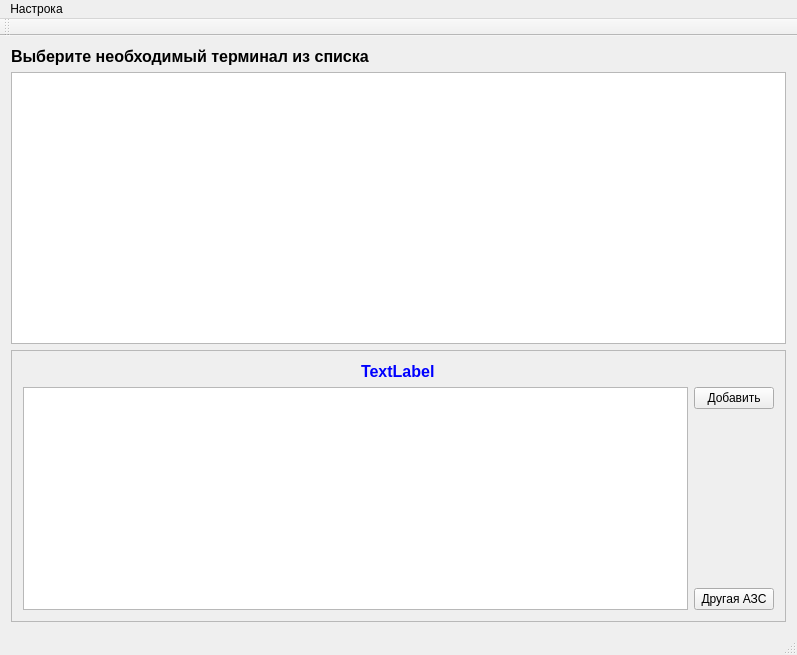
<?xml version="1.0" encoding="UTF-8"?>
<ui version="4.0">
 <class>MainWindow</class>
 <widget class="QMainWindow" name="MainWindow">
  <property name="geometry">
   <rect>
    <x>0</x>
    <y>0</y>
    <width>797</width>
    <height>655</height>
   </rect>
  </property>
  <property name="windowTitle">
   <string>MainWindow</string>
  </property>
  <widget class="QWidget" name="centralWidget">
   <layout class="QGridLayout" name="gridLayout_2">
    <item row="0" column="0">
     <widget class="QLabel" name="label">
      <property name="font">
       <font>
        <pointsize>12</pointsize>
        <weight>75</weight>
        <bold>true</bold>
       </font>
      </property>
      <property name="text">
       <string>Выберите необходимый терминал из списка</string>
      </property>
     </widget>
    </item>
    <item row="1" column="0">
     <widget class="QTableView" name="tableView">
      <property name="editTriggers">
       <set>QAbstractItemView::NoEditTriggers</set>
      </property>
      <property name="alternatingRowColors">
       <bool>true</bool>
      </property>
      <property name="selectionMode">
       <enum>QAbstractItemView::SingleSelection</enum>
      </property>
      <property name="selectionBehavior">
       <enum>QAbstractItemView::SelectRows</enum>
      </property>
      <property name="sortingEnabled">
       <bool>true</bool>
      </property>
     </widget>
    </item>
    <item row="2" column="0">
     <widget class="QFrame" name="frameOperators">
      <property name="frameShape">
       <enum>QFrame::StyledPanel</enum>
      </property>
      <property name="frameShadow">
       <enum>QFrame::Raised</enum>
      </property>
      <layout class="QGridLayout" name="gridLayout">
       <item row="1" column="1">
        <layout class="QVBoxLayout" name="verticalLayout">
         <item>
          <widget class="QPushButton" name="pushButton">
           <property name="text">
            <string>Добавить</string>
           </property>
          </widget>
         </item>
         <item>
          <spacer name="verticalSpacer">
           <property name="orientation">
            <enum>Qt::Vertical</enum>
           </property>
           <property name="sizeHint" stdset="0">
            <size>
             <width>20</width>
             <height>40</height>
            </size>
           </property>
          </spacer>
         </item>
         <item>
          <widget class="QPushButton" name="pushButton_2">
           <property name="text">
            <string>Другая АЗС</string>
           </property>
          </widget>
         </item>
        </layout>
       </item>
       <item row="0" column="0" colspan="2" alignment="Qt::AlignHCenter">
        <widget class="QLabel" name="labelAzsTitle">
         <property name="font">
          <font>
           <pointsize>12</pointsize>
           <weight>75</weight>
           <bold>true</bold>
          </font>
         </property>
         <property name="styleSheet">
          <string notr="true">color: rgb(0, 0, 255);</string>
         </property>
         <property name="text">
          <string>TextLabel</string>
         </property>
         <property name="wordWrap">
          <bool>true</bool>
         </property>
        </widget>
       </item>
       <item row="1" column="0">
        <widget class="QTableWidget" name="tableWidget"/>
       </item>
      </layout>
     </widget>
    </item>
   </layout>
  </widget>
  <widget class="QMenuBar" name="menuBar">
   <property name="geometry">
    <rect>
     <x>0</x>
     <y>0</y>
     <width>797</width>
     <height>23</height>
    </rect>
   </property>
   <widget class="QMenu" name="menu">
    <property name="title">
     <string>Настрока</string>
    </property>
    <addaction name="actionUsers"/>
   </widget>
   <addaction name="menu"/>
  </widget>
  <widget class="QToolBar" name="mainToolBar">
   <attribute name="toolBarArea">
    <enum>TopToolBarArea</enum>
   </attribute>
   <attribute name="toolBarBreak">
    <bool>false</bool>
   </attribute>
  </widget>
  <widget class="QStatusBar" name="statusBar"/>
  <action name="actionUsers">
   <property name="icon">
    <iconset resource="res.qrc">
     <normaloff>:/Images/users.png</normaloff>:/Images/users.png</iconset>
   </property>
   <property name="text">
    <string>Пользователи</string>
   </property>
   <property name="shortcut">
    <string>Ctrl+U</string>
   </property>
  </action>
 </widget>
 <layoutdefault spacing="6" margin="11"/>
 <resources>
  <include location="res.qrc"/>
 </resources>
 <connections/>
</ui>
